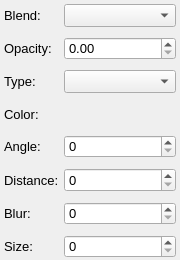
<?xml version="1.0" encoding="UTF-8"?>
<ui version="4.0">
 <class>ShadowEffectSettingsPanel</class>
 <widget class="QWidget" name="ShadowEffectSettingsPanel">
  <property name="geometry">
   <rect>
    <x>0</x>
    <y>0</y>
    <width>180</width>
    <height>260</height>
   </rect>
  </property>
  <property name="minimumSize">
   <size>
    <width>180</width>
    <height>220</height>
   </size>
  </property>
  <property name="font">
   <font>
    <pointsize>12</pointsize>
   </font>
  </property>
  <property name="windowTitle">
   <string>Form</string>
  </property>
  <layout class="QVBoxLayout" name="verticalLayout">
   <property name="spacing">
    <number>0</number>
   </property>
   <property name="leftMargin">
    <number>4</number>
   </property>
   <property name="topMargin">
    <number>4</number>
   </property>
   <property name="rightMargin">
    <number>4</number>
   </property>
   <property name="bottomMargin">
    <number>2</number>
   </property>
   <item>
    <layout class="QGridLayout" name="gridLayout_6">
     <property name="verticalSpacing">
      <number>10</number>
     </property>
     <item row="3" column="1">
      <widget class="ColorSwatchWidget" name="colorSwatch" native="true">
       <property name="minimumSize">
        <size>
         <width>0</width>
         <height>22</height>
        </size>
       </property>
       <property name="font">
        <font>
         <pointsize>10</pointsize>
        </font>
       </property>
      </widget>
     </item>
     <item row="0" column="1">
      <widget class="QComboBox" name="comboBoxBlend">
       <property name="sizePolicy">
        <sizepolicy hsizetype="Expanding" vsizetype="Fixed">
         <horstretch>0</horstretch>
         <verstretch>0</verstretch>
        </sizepolicy>
       </property>
       <property name="font">
        <font>
         <pointsize>10</pointsize>
        </font>
       </property>
      </widget>
     </item>
     <item row="0" column="0">
      <widget class="QLabel" name="labelBlend">
       <property name="minimumSize">
        <size>
         <width>60</width>
         <height>0</height>
        </size>
       </property>
       <property name="font">
        <font>
         <pointsize>10</pointsize>
        </font>
       </property>
       <property name="text">
        <string>Blend:</string>
       </property>
      </widget>
     </item>
     <item row="3" column="0">
      <widget class="QLabel" name="labelColor">
       <property name="font">
        <font>
         <pointsize>10</pointsize>
        </font>
       </property>
       <property name="text">
        <string>Color:</string>
       </property>
      </widget>
     </item>
     <item row="7" column="1">
      <widget class="QSpinBox" name="spinBoxSize">
       <property name="font">
        <font>
         <pointsize>10</pointsize>
        </font>
       </property>
      </widget>
     </item>
     <item row="5" column="1">
      <widget class="QSpinBox" name="spinBoxDistance">
       <property name="font">
        <font>
         <pointsize>10</pointsize>
        </font>
       </property>
      </widget>
     </item>
     <item row="7" column="0">
      <widget class="QLabel" name="labelSize">
       <property name="font">
        <font>
         <pointsize>10</pointsize>
        </font>
       </property>
       <property name="text">
        <string>Size:</string>
       </property>
      </widget>
     </item>
     <item row="5" column="0">
      <widget class="QLabel" name="labelDistance">
       <property name="font">
        <font>
         <pointsize>10</pointsize>
        </font>
       </property>
       <property name="text">
        <string>Distance:</string>
       </property>
      </widget>
     </item>
     <item row="4" column="1">
      <widget class="QSpinBox" name="spinBoxAngle">
       <property name="font">
        <font>
         <pointsize>10</pointsize>
        </font>
       </property>
       <property name="maximum">
        <number>360</number>
       </property>
      </widget>
     </item>
     <item row="6" column="0">
      <widget class="QLabel" name="labelBlur">
       <property name="font">
        <font>
         <pointsize>10</pointsize>
        </font>
       </property>
       <property name="text">
        <string>Blur:</string>
       </property>
      </widget>
     </item>
     <item row="6" column="1">
      <widget class="QSpinBox" name="spinBoxBlur">
       <property name="font">
        <font>
         <pointsize>10</pointsize>
        </font>
       </property>
      </widget>
     </item>
     <item row="4" column="0">
      <widget class="QLabel" name="labelAngle">
       <property name="font">
        <font>
         <pointsize>10</pointsize>
        </font>
       </property>
       <property name="text">
        <string>Angle:</string>
       </property>
      </widget>
     </item>
     <item row="2" column="0">
      <widget class="QLabel" name="labelType">
       <property name="font">
        <font>
         <pointsize>10</pointsize>
        </font>
       </property>
       <property name="text">
        <string>Type:</string>
       </property>
      </widget>
     </item>
     <item row="2" column="1">
      <widget class="QComboBox" name="comboBoxShadowType">
       <property name="font">
        <font>
         <pointsize>10</pointsize>
        </font>
       </property>
      </widget>
     </item>
     <item row="1" column="0">
      <widget class="QLabel" name="labelOpacity">
       <property name="font">
        <font>
         <pointsize>10</pointsize>
        </font>
       </property>
       <property name="text">
        <string>Opacity:</string>
       </property>
      </widget>
     </item>
     <item row="1" column="1">
      <widget class="QDoubleSpinBox" name="spinBoxOpacity">
       <property name="font">
        <font>
         <pointsize>10</pointsize>
        </font>
       </property>
       <property name="maximum">
        <double>1.000000000000000</double>
       </property>
       <property name="singleStep">
        <double>0.100000000000000</double>
       </property>
       <property name="value">
        <double>0.000000000000000</double>
       </property>
      </widget>
     </item>
    </layout>
   </item>
   <item>
    <spacer name="verticalSpacer">
     <property name="orientation">
      <enum>Qt::Vertical</enum>
     </property>
     <property name="sizeHint" stdset="0">
      <size>
       <width>20</width>
       <height>40</height>
      </size>
     </property>
    </spacer>
   </item>
  </layout>
 </widget>
 <customwidgets>
  <customwidget>
   <class>ColorSwatchWidget</class>
   <extends>QWidget</extends>
   <header>src/UI/Widgets/ColorSwatchWidget.h</header>
   <container>1</container>
  </customwidget>
 </customwidgets>
 <resources/>
 <connections/>
</ui>
